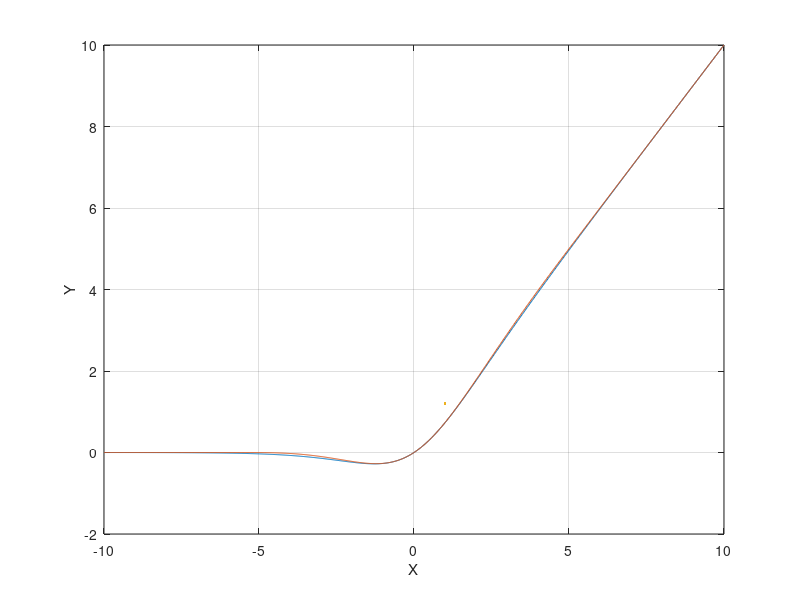

The MATLAB source for this figure: (Note: this script raises an error after producing the figure.)
function [] = prob7(skip_cell, bool_export_plots)

    if nargin < 1
        skip_cell = {};
    end
    if nargin < 2
       bool_export_plots = false;
    end
    
    skip_a = false;
    skip_b = false;
    skip_c = false;
    skip_d = false;

    for i = 1:length(skip_cell)
        if strcmpi(skip_cell{i}, "a") == 1
            skip_a = true;
        elseif strcmpi(skip_cell{i}, "b") == 1
            skip_b = true;
        elseif strcmpi(skip_cell{i}, "c") == 1
            skip_c = true;
        elseif strcmpi(skip_cell{i}, "d") == 1
            skip_d = true;           
        end
    end

    x = linspace(-10, 10, 1000);

    k = 1;
    e = exp(1);
    m = e;
    L = 2*e;

    f = zeros(1, size(x,2));

    if skip_a == false
        y = x./(1 + exp(-x));
        f = calc_f(x, k, L, m);
        figure;
        plot(x,y,x, f, LineWidth = 1.2);
        grid on;
        xlabel('X');
        ylabel('Y');
        xline(0, "LineWidth", 1);
        yline(0, "LineWidth", 1);
        legend('Swish', 'Approximation');

        if bool_export_plots == true
            exportgraphics(gca, 'prob7_swish.pdf', 'ContentType','vector');
        end
        fprintf('Finished A!\n')
    end

    if skip_b == false
        k=0;
        L = 2*exp(1);
        m = exp(1);

        y = 1./(1 + exp(-x));
        f = calc_f(x, k, L, m);
        figure;
        plot(x, y, x, f, LineWidth = 1.2);
        grid on;
        xlabel('X');
        ylabel('Y');
        xline(0, "LineWidth", 1);
        yline(0, "LineWidth", 1);
        legend('Sigmoid', 'Approximation');
        if bool_export_plots == true
            exportgraphics(gca, 'prob7_sigmoid.pdf', 'ContentType','vector');
        end
        fprintf('Finished B!\n')
    end
    
    if skip_c == false
        k = 1;
        m = 0;
        L = 0;

        y = zeros(1, size(x,2));

        i_0 = find_num(x, 0, 0.02);
        y(i_0:size(y,2)) = x(i_0:size(y,2));
        f = calc_f(x, k, L, m);

        figure;
        plot(x, y, x, f, LineWidth = 1.2);
        grid on;
        xlabel('X');
        ylabel('Y');
        xline(0, "LineWidth", 1);
        yline(0, "LineWidth", 1);
        legend('ReLU', 'Approximation');
        
        if bool_export_plots == true
            exportgraphics(gca, 'prob7_relu.pdf', 'ContentType','vector');
        end
        fprintf('Finished C!\n')
    end
end

function [f] = calc_f(x, k, L, m)
    i_L_p = find_num(x, L, 0.02);
    i_L_n = find_num(x, -L, 0.02);
    f(1:i_L_n) = 0;
    f(i_L_n:i_L_p) = x(i_L_n:i_L_p).^k .* ((L+x(i_L_n:i_L_p)).^m)./((L+x(i_L_n:i_L_p)).^m + (L-x(i_L_n:i_L_p)).^m);
    f(i_L_p:size(x,2)) = x(i_L_p:size(x,2)).^k;
end

function [i] = find_num (x, num_to_find, tolerance)
    for i=1:size(x,2)
        if abs(x(1,i) - num_to_find) <= tolerance
            return;
        end
    end
    i = -1;
end